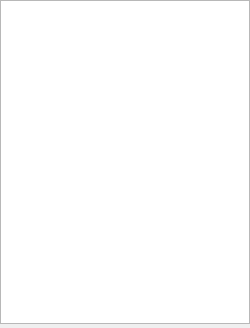
<?xml version="1.0" encoding="UTF-8"?>
<ui version="4.0">
 <class>PipelineDashboardDockWidget</class>
 <widget class="QDockWidget" name="PipelineDashboardDockWidget">
  <property name="geometry">
   <rect>
    <x>0</x>
    <y>0</y>
    <width>250</width>
    <height>328</height>
   </rect>
  </property>
  <property name="minimumSize">
   <size>
    <width>250</width>
    <height>76</height>
   </size>
  </property>
  <property name="styleSheet">
   <string notr="true">QDockWidget
{
color: white;
}

QDockWidget::title 
{
/*
background-color: qlineargradient(spread:pad, x1:0, y1:0, x2:0, y2:1, stop:0 rgba(103, 93, 103, 255), stop:0.00985222 rgba(176, 166, 176, 255), stop:0.433498 rgba(127, 117, 127, 255), stop:0.448276 rgba(113, 103, 113, 255), stop:0.985222 rgba(112, 102, 112, 255), stop:1 rgba(79, 69, 79, 255));
*/
	font: 13pt &quot;Arial&quot;;
font-weight: bold;
	background-color: rgb(52, 140, 204);
text-align: center;
padding-left: 5px;
}
</string>
  </property>
  <property name="windowTitle">
   <string>[*]Pipeline Dashboard</string>
  </property>
  <widget class="QWidget" name="dockWidgetContents">
   <layout class="QHBoxLayout" name="horizontalLayout">
    <property name="spacing">
     <number>0</number>
    </property>
    <property name="leftMargin">
     <number>0</number>
    </property>
    <property name="topMargin">
     <number>0</number>
    </property>
    <property name="rightMargin">
     <number>0</number>
    </property>
    <property name="bottomMargin">
     <number>4</number>
    </property>
    <item>
     <widget class="FilterLibraryTreeWidget" name="filterLibraryTree">
      <property name="sizePolicy">
       <sizepolicy hsizetype="Preferred" vsizetype="Expanding">
        <horstretch>0</horstretch>
        <verstretch>0</verstretch>
       </sizepolicy>
      </property>
      <property name="minimumSize">
       <size>
        <width>250</width>
        <height>50</height>
       </size>
      </property>
      <property name="maximumSize">
       <size>
        <width>16777215</width>
        <height>16777215</height>
       </size>
      </property>
      <property name="styleSheet">
       <string notr="true">QDockWidget
{
color: white;
}

QDockWidget::title 
{
background-color: qlineargradient(spread:pad, x1:0, y1:0, x2:0, y2:1, stop:0 rgba(93, 93, 93, 255), stop:0.00985222 rgba(166, 166, 166, 255), stop:0.433498 rgba(117, 117, 117, 255), stop:0.448276 rgba(103, 103, 103, 255), stop:0.985222 rgba(102, 102, 102, 255), stop:1 rgba(69, 69, 69, 255));
text-align: center;
padding-left: 5px;
}
</string>
      </property>
      <property name="verticalScrollBarPolicy">
       <enum>Qt::ScrollBarAsNeeded</enum>
      </property>
      <property name="horizontalScrollBarPolicy">
       <enum>Qt::ScrollBarAsNeeded</enum>
      </property>
      <property name="editTriggers">
       <set>QAbstractItemView::EditKeyPressed|QAbstractItemView::SelectedClicked</set>
      </property>
      <property name="dragDropMode">
       <enum>QAbstractItemView::DragDrop</enum>
      </property>
      <property name="alternatingRowColors">
       <bool>true</bool>
      </property>
      <property name="verticalScrollMode">
       <enum>QAbstractItemView::ScrollPerPixel</enum>
      </property>
      <property name="rootIsDecorated">
       <bool>true</bool>
      </property>
      <property name="uniformRowHeights">
       <bool>true</bool>
      </property>
      <property name="animated">
       <bool>true</bool>
      </property>
      <property name="allColumnsShowFocus">
       <bool>true</bool>
      </property>
      <property name="headerHidden">
       <bool>true</bool>
      </property>
      <property name="columnCount">
       <number>1</number>
      </property>
      <column>
       <property name="text">
        <string notr="true">1</string>
       </property>
      </column>
     </widget>
    </item>
   </layout>
  </widget>
 </widget>
 <customwidgets>
  <customwidget>
   <class>FilterLibraryTreeWidget</class>
   <extends>QTreeWidget</extends>
   <header location="global">FilterLibraryTreeWidget.h</header>
  </customwidget>
 </customwidgets>
 <resources/>
 <connections/>
</ui>
